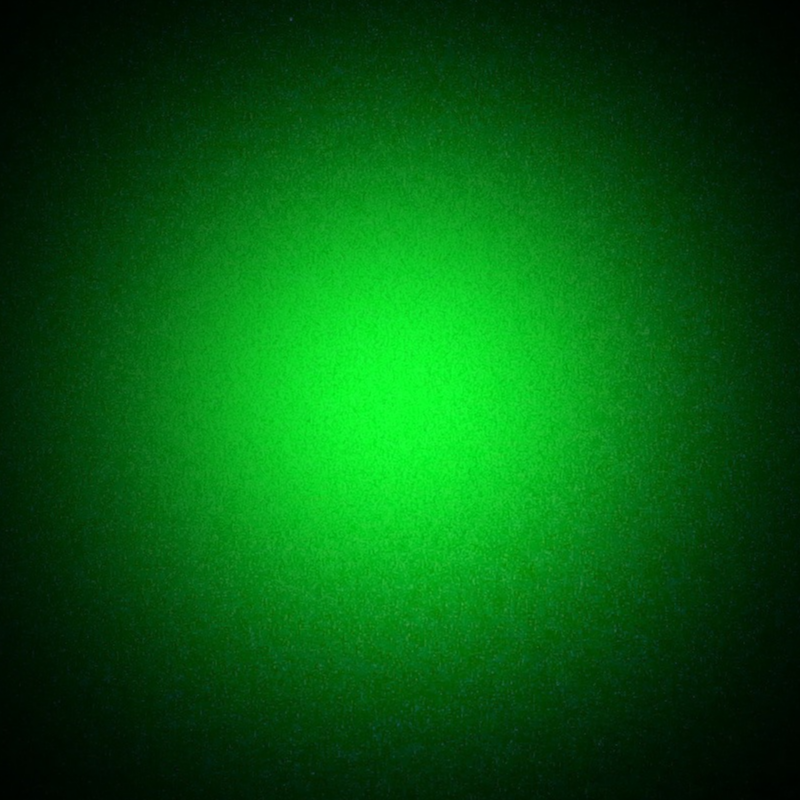
#> input picture Images/green_laser.png, 800 x 800 px, found by its file name
$ jupyter execute Untitled.ipynb   (older library calls are emulated)
#> lines starting #> are read from the running program, lines starting #| are printed output that depends on the picture; long printed decimals are rounded
[cell 1]
import cv2
import numpy as np
import matplotlib.pyplot as plt
from scipy.optimize import curve_fit

[cell 2]
def get_manual_center(image):
    center = np.array(image.shape) // 2
    def mouse_callback(event, x, y, flags, param):
        if event == cv2.EVENT_LBUTTONDOWN:
            temp_image = image.copy()  # Create a copy of the original image
            cv2.circle(temp_image, (x, y), 5, (0, 255, 0), -1)  # Draw a green dot at the clicked point
            cv2.imshow("Image", temp_image)  # Show the image with the new dot
            nonlocal center
            center = np.array((x, y))

    cv2.namedWindow("Image")
    cv2.setMouseCallback("Image", mouse_callback)

    cv2.imshow("Image", image)
    while True:
        key = cv2.waitKey(1)
        if key == 27:
            break
    cv2.destroyAllWindows()
    return center

def get_auto_center(image):
    peaks = np.where(image==np.max(image))
    return np.round(np.mean(peaks, axis=1))

def gaussian(x, amplitude, mean, std_dev):
    return amplitude * np.exp(-(x - mean)**2 / (2 * std_dev**2))

def azimuthal_average(image, center=None):
    if center is None:
        center = np.array(image.shape) / 2.0
    y, x = np.indices(image.shape)
    r = np.sqrt((x - center[1])**2 + (y - center[0])**2)
    r = r.astype(np.int)

    azimuthal_sum = np.bincount(r.ravel(), image.ravel())
    azimuthal_count = np.bincount(r.ravel())
    azimuthal_avg = azimuthal_sum / azimuthal_count

    return azimuthal_avg

def fit_gaussian_to_azimuthal_average(r, azimuthal_avg):
    popt, _ = curve_fit(gaussian, r, azimuthal_avg)
    return popt

def create_gaussian_beam_image(image_shape, amplitude, mean, stddev):
    y, x = np.indices(image_shape)
    r = np.sqrt((x - image_shape[1] / 2)**2 + (y - image_shape[0] / 2)**2)
    gaussian_beam = gaussian(r, amplitude, mean, stddev)
    return gaussian_beam.reshape(image_shape)


def calculate_corr_coef(image, gaussian):
    return np.corrcoef(image.flatten(), gaussian.flatten())[0, 1]

[cell 3]
filename = 'images/green_laser.png'
image = cv2.imread(filename, 0)
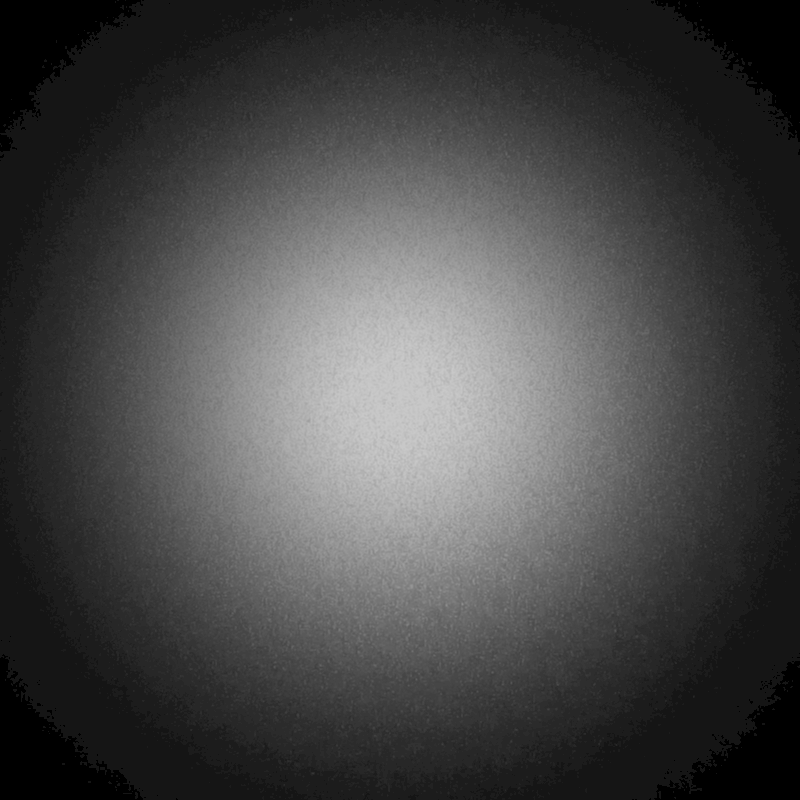
#> image: shape (800, 800); min 0, max 201, mean 71.4
manual_center = get_manual_center(image)
#> (key Esc is pressed here)
#> manual_center = [400, 400]
auto_center = get_auto_center(image)
#> in get_auto_center, `peaks = np.where(image==np.max(image))`: peaks = 50 positions, rows 356 to 434, columns 367 to 442
#> auto_center = [404, 403]

[cell 4]
plt.figure(figsize=(12, 9))
plt.subplot(131), plt.imshow(image, cmap='gray')
plt.title('Original Image')
plt.subplot(132), plt.imshow(image, cmap='gray'), plt.scatter(*manual_center, c='red')
plt.title('Manual Centralised Image')
plt.subplot(133), plt.imshow(image, cmap='gray'), plt.scatter(*auto_center, c='red')
plt.title('Auto Centralised Image');
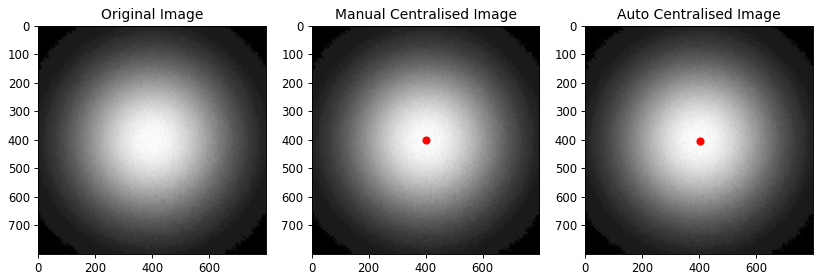
#> figure drawn by matplotlib, 3 panels

[cell 5]
manual_azimuthal_avg = azimuthal_average(image, manual_center)
#> in azimuthal_average, `r = np.sqrt((x - center[1])**2 + (y - center[0])**2)`:
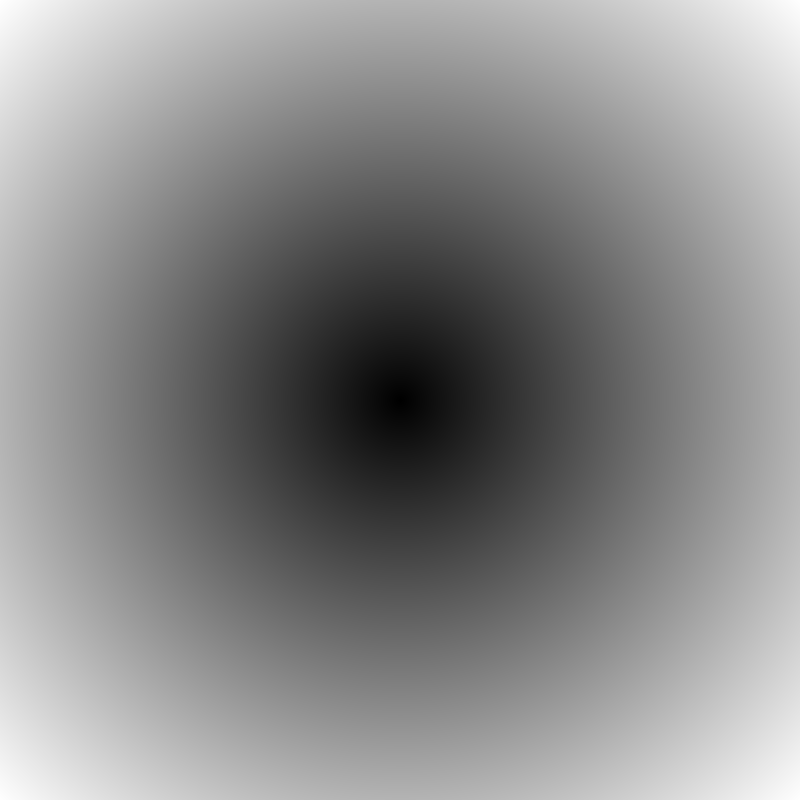
#> r: shape (800, 800) float64; min 0, max 565.7, mean 306.1; drawn with min black and max white
#> in azimuthal_average, `azimuthal_sum = np.bincount(r.ravel(), image.ravel())`: azimuthal_sum = 566 values, max 157952 at index 203, min 0 at index 498, mean 80704
#> in azimuthal_average, `azimuthal_count = np.bincount(r.ravel())`: azimuthal_count = 566 values, max 2576 at index 398, min 1 at index 0, mean 1130.7
#> in azimuthal_average, `azimuthal_avg = azimuthal_sum / azimuthal_count`: azimuthal_avg = 566 values, max 200 at index 0, min 0 at index 498, mean 87.28
#> manual_azimuthal_avg has the same summary as azimuthal_avg in azimuthal_average
auto_azimuthal_avg = azimuthal_average(image, auto_center)
#> auto_azimuthal_avg = 571 values, max 197.8 at index 9, min 0 at index 499, mean 86.5

manual_radial_bins = np.arange(len(manual_azimuthal_avg))
#> manual_radial_bins = 566 values from 0 to 565
auto_radial_bins = np.arange(len(auto_azimuthal_avg))
#> auto_radial_bins = 571 values from 0 to 570

(manual_amplitude, manual_mean, manual_std_dev) = fit_gaussian_to_azimuthal_average(manual_radial_bins, manual_azimuthal_avg)
#> in fit_gaussian_to_azimuthal_average, `popt, _ = curve_fit(gaussian, r, azimuthal_avg)`: popt = [197.3, 8.59, 194.4]
#> manual_amplitude = 197.3; manual_mean = 8.59; manual_std_dev = 194.4
(auto_amplitude, auto_mean, auto_std_dev) = fit_gaussian_to_azimuthal_average(auto_radial_bins, auto_azimuthal_avg)
#> auto_amplitude = 197; auto_mean = 9.04; auto_std_dev = 194.2

manual_curve_values = gaussian(manual_radial_bins, manual_amplitude, manual_mean, manual_std_dev)
#> manual_curve_values = 566 values, max 197.3 at index 9, min 3.28 at index 565, mean 87.73
auto_curve_values = gaussian(auto_radial_bins, auto_amplitude, auto_mean, auto_std_dev)
#> auto_curve_values = 571 values, max 197 at index 9, min 3.04 at index 570, mean 86.95

plt.figure(figsize=(20, 8))
plt.subplot(121)
plt.plot(manual_azimuthal_avg, label='Azimuthal Averaged Data')
plt.plot(manual_curve_values, label='Fitted Curve')
plt.xlabel('Radial Distance')
plt.ylabel('Azimuthal Average')
plt.title('Azimuthal Average Profile with Gaussian Fit (Manual Centralization)', fontsize=16)
plt.legend()
plt.subplot(122)
plt.plot(auto_azimuthal_avg, label='Azimuthal Averaged Data')
plt.plot(auto_curve_values, label='Fitted Curve')
plt.xlabel('Radial Distance')
plt.ylabel('Azimuthal Average')
plt.title('Azimuthal Average Profile with Gaussian Fit (Auto Centralization)', fontsize=16)
plt.legend();
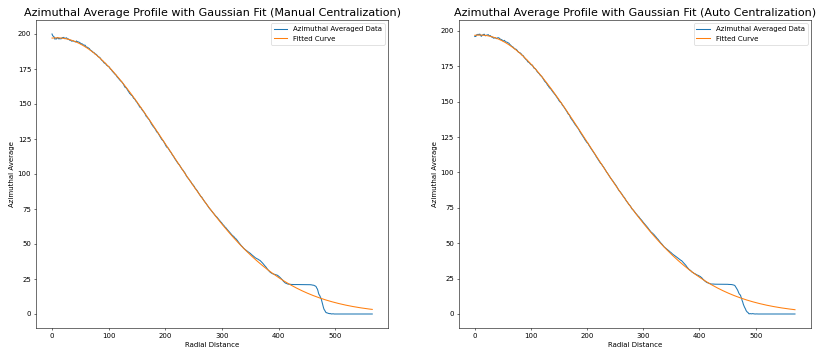
#> figure drawn by matplotlib, 2 panels; panel 1: curve peaks at x = 0, y = 200; panel 1: curve peaks at x = 9, y = 197.3; panel 2: curve peaks at x = 9, y = 197.8; panel 2: curve peaks at x = 9, y = 197

[cell 6]
print("Fitted Gaussian Mean of Manual Cut Image:", manual_mean)
#| Fitted Gaussian Mean of Manual Cut Image: 8.588
print("Fitted Gaussian Mean of Auto Cut Image:  ", auto_mean)
#| Fitted Gaussian Mean of Auto Cut Image:   9.036
print("Fitted Gaussian Variance of Manual Cut Image:", manual_std_dev ** 2)
#| Fitted Gaussian Variance of Manual Cut Image: 37783.983
print("Fitted Gaussian Variance of Auto Cut Image:  ", auto_std_dev ** 2)
#| Fitted Gaussian Variance of Auto Cut Image:   37714.446
manual_gaussian_beam = create_gaussian_beam_image(image.shape, manual_amplitude, manual_mean, manual_std_dev)
auto_gaussian_beam = create_gaussian_beam_image(image.shape, auto_amplitude, auto_mean, auto_std_dev)
manual_corr_coef = calculate_corr_coef(image, manual_gaussian_beam)
#> manual_corr_coef = 0.997
auto_corr_coef = calculate_corr_coef(image, auto_gaussian_beam)
#> auto_corr_coef = 0.997
print("Correlation coefficient of between original and manual centralized images:", manual_corr_coef)
#| Correlation coefficient of between original and manual centralized images: 0.9968
print("Correlation coefficient of between original and auto centralized images:  ", auto_corr_coef)
#| Correlation coefficient of between original and auto centralized images:   0.9968

[cell 7]
plt.figure(figsize=(12, 9))
plt.subplot(131), plt.imshow(image, cmap='gray')
plt.title('Original Beam')
plt.subplot(132), plt.imshow(manual_gaussian_beam, cmap='gray')
plt.title('Gaussian Beam of Manual\n Centralized Image')
plt.subplot(133), plt.imshow(auto_gaussian_beam, cmap='gray')
plt.title('Gaussian Beam of Auto\n Centralized Image');

$ run again, with Images/centers.png copied over Images/green_laser.png
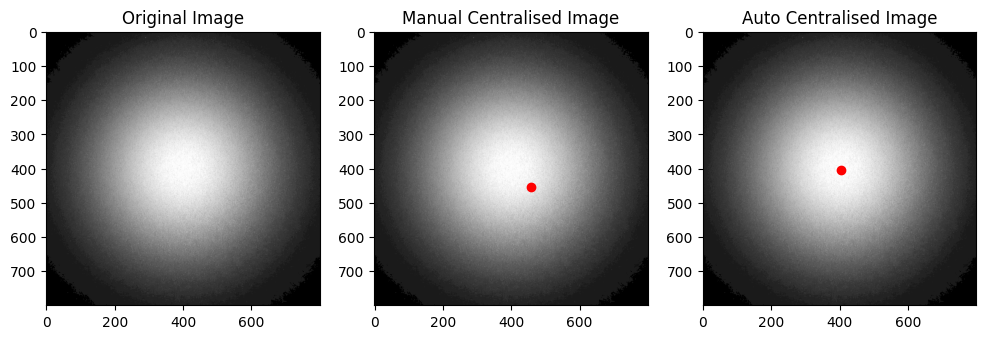
#> input picture Images/centers.png, 986 x 339 px, found by its file name
#> manual_center = [169, 493]
#> peaks = 96340 positions, rows 0 to 338, columns 0 to 985
#> auto_center = [173, 452]
#> in azimuthal_average, `r = np.sqrt((x - center[1])**2 + (y - center[0])**2)`:
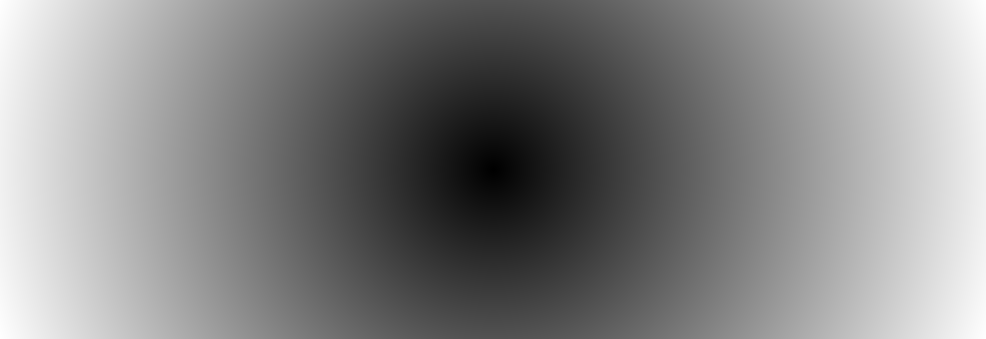
#> r: shape (339, 986) float64; min 0, max 521.2, mean 271.8; drawn with min black and max white
#> azimuthal_sum = 522 values, max 212101 at index 169, min 241 at index 0, mean 89302.3
#> azimuthal_count = 522 values, max 1096 at index 169, min 1 at index 0, mean 640.3
#> azimuthal_avg = 522 values, max 255 at index 504, min 54.57 at index 119, mean 150
#> manual_azimuthal_avg has the same summary as azimuthal_avg in azimuthal_average
#> in azimuthal_average (call 2), `r = np.sqrt((x - center[1])**2 + (y - center[0])**2)`:
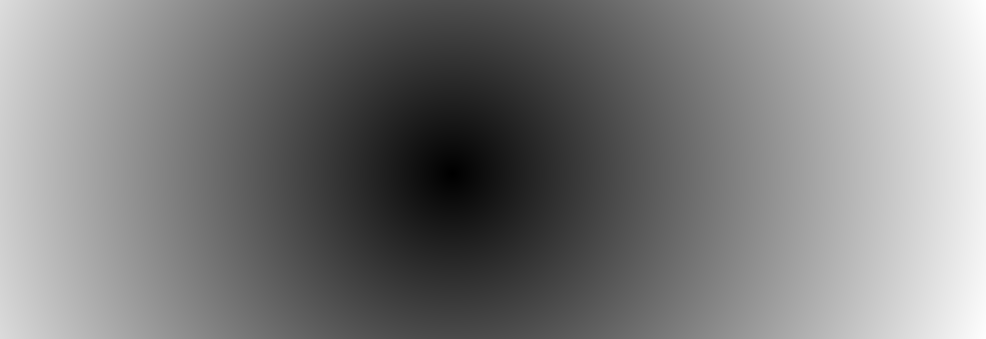
#> r: shape (339, 986) float64; min 0, max 560.4, mean 273.4; drawn with min black and max white
#> azimuthal_sum = 561 values, max 154827 at index 246, min 179 at index 0, mean 83094.1
#> azimuthal_count = 561 values, max 1056 at index 161, min 1 at index 0, mean 595.8
#> azimuthal_avg = 561 values, max 255 at index 544, min 61.37 at index 524, mean 143.5
#> auto_azimuthal_avg has the same summary as azimuthal_avg in azimuthal_average
#> manual_radial_bins = 522 values from 0 to 521
#> auto_radial_bins = 561 values from 0 to 560
